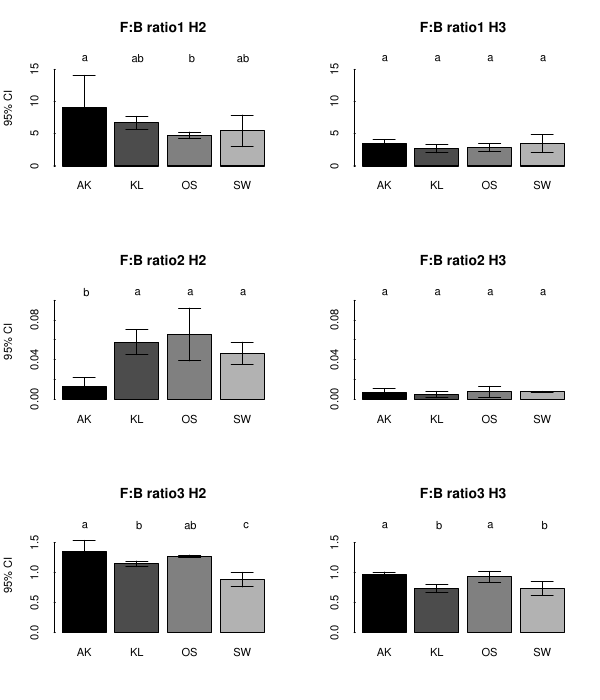

This figure's R source:
alldata$ratioF.B.1

pdf("plfa.pdf", width=6, height=)

par(mfrow=c(3,2), tck=0.02)

var<-alldata$ratioF.B.1
cond1<-alldata$Harvest=="II"
sep<-alldata$Litter
cond2<-alldata$Harvest=="II"
name<-"F:B ratio1 H2"
ylab=""

c3<-is.na(var)!=T
cond1<-cond1[c3]
cond2<-cond2[c3]
sep<-sep[c3]
var<-var[c3]


m<-tapply(var, list(sep, alldata$Harvest[c3]), mean)+tapply(var, list(sep, alldata$Harvest[c3]), function(x) CI(x, 0.04))
ylim<-max(m[,2:3])


      mean<-tapply(var[cond1], sep[cond2], mean)
      sds<-tapply(var[cond1], sep[cond2], sd)
      ci2<-CI2(sds, 5, 0.05)  

      height<-mean
      error<-ci2

      barplot2(height, ylim=c(0, ylim*1.2), plot.ci=TRUE, ci.u=height+error,ci.l=height-error, names.arg=typlev, 
      main=name, ylab=paste(ylab, "95% CI"), col=colscale, tck=0.01)
      aov<-aov(lm(var[cond1] ~ sep[cond2]))
      hsd<-HSD.test(aov, "sep[cond2]")
      gr<-hsd$M[order(hsd$trt)]
      text(((0:3)+.6)*1.2, ylim*1.15, gr)



cond1<-alldata$Harvest=="III"
cond2<-alldata$Harvest=="III"
cond1<-cond1[c3]
cond2<-cond2[c3]
name<-"F:B ratio1 H3"

      mean<-tapply(var[cond1], sep[cond2], mean)
      sds<-tapply(var[cond1], sep[cond2], sd)
      ci2<-CI2(sds, 5, 0.05) 

      height<-mean
      error<-ci2

      height

      barplot2(height, ylim=c(0, ylim*1.2), plot.ci=TRUE, ci.u=height+error,ci.l=height-error, names.arg=typlev, 
      main=name, ylab="", col=colscale, tck=0.01)
      aov<-aov(lm(var[cond1] ~ sep[cond2]))
      hsd<-HSD.test(aov, "sep[cond2]")
      gr<-hsd$M[order(hsd$trt)]
      text(((0:3)+.6)*1.2, ylim*1.15, gr)

var<-alldata$ratioF.B.2
cond1<-alldata$Harvest=="II"
sep<-alldata$Litter
cond2<-alldata$Harvest=="II"
name<-"F:B ratio2 H2"
ylab=""

c3<-is.na(var)!=T
cond1<-cond1[c3]
cond2<-cond2[c3]
sep<-sep[c3]
var<-var[c3]


m<-tapply(var, list(sep, alldata$Harvest[c3]), mean)+tapply(var, list(sep, alldata$Harvest[c3]), function(x) CI(x, 0.04))
ylim<-max(m[,2:3])


      mean<-tapply(var[cond1], sep[cond2], mean)
      sds<-tapply(var[cond1], sep[cond2], sd)
      ci2<-CI2(sds, 5, 0.05)  

      height<-mean
      error<-ci2

      barplot2(height, ylim=c(0, ylim*1.2), plot.ci=TRUE, ci.u=height+error,ci.l=height-error, names.arg=typlev, 
      main=name, ylab=paste(ylab, "95% CI"), col=colscale, tck=0.01)
      aov<-aov(lm(var[cond1] ~ sep[cond2]))
      hsd<-HSD.test(aov, "sep[cond2]")
      gr<-hsd$M[order(hsd$trt)]
      text(((0:3)+.6)*1.2, ylim*1.15, gr)

cond1<-alldata$Harvest=="III"
cond2<-alldata$Harvest=="III"
cond1<-cond1[c3]
cond2<-cond2[c3]
name<-"F:B ratio2 H3"

      mean<-tapply(var[cond1], sep[cond2], mean)
      sds<-tapply(var[cond1], sep[cond2], sd)
      ci2<-CI2(sds, 5, 0.05) 

      height<-mean
      error<-ci2

      barplot2(height, ylim=c(0, ylim*1.2), plot.ci=TRUE, ci.u=height+error,ci.l=height-error, names.arg=typlev, 
      main=name, ylab="", col=colscale, tck=0.01)
      aov<-aov(lm(var[cond1] ~ sep[cond2]))
      hsd<-HSD.test(aov, "sep[cond2]")
      gr<-hsd$M[order(hsd$trt)]
      text(((0:3)+.6)*1.2, ylim*1.15, gr)

var<-alldata$ratioF.B.3
cond1<-alldata$Harvest=="II"
sep<-alldata$Litter
cond2<-alldata$Harvest=="II"
name<-"F:B ratio3 H2"

c3<-is.na(var)!=T
cond1<-cond1[c3]
cond2<-cond2[c3]
sep<-sep[c3]
var<-var[c3]
var
sep
c3
cond2

m<-tapply(var, list(sep, alldata$Harvest[c3]), mean)+tapply(var, list(sep, alldata$Harvest[c3]), function(x) CI(x, 0.04))
ylim<-max(m[,2:3])


      mean<-tapply(var[cond1], sep[cond2], mean)
      sds<-tapply(var[cond1], sep[cond2], sd)
      ci2<-CI2(sds, 5, 0.05)  

      height<-mean
      error<-ci2

      barplot2(height, ylim=c(0, ylim*1.2), plot.ci=TRUE, ci.u=height+error,ci.l=height-error, names.arg=typlev, 
      main=name, ylab=paste(ylab, "95% CI"), col=colscale, tck=0.01)
      aov<-aov(lm(var[cond1] ~ sep[cond2]))
      hsd<-HSD.test(aov, "sep[cond2]")
      gr<-hsd$M[order(hsd$trt)]
      text(((0:3)+.6)*1.2, ylim*1.15, gr)


cond1<-alldata$Harvest=="III"
cond2<-alldata$Harvest=="III"
cond1<-cond1[c3]
cond2<-cond2[c3]

name<-"F:B ratio3 H3"

      mean<-tapply(var[cond1], sep[cond2], mean)
      sds<-tapply(var[cond1], sep[cond2], sd)
      ci2<-CI2(sds, 5, 0.05) 

      height<-mean
      error<-ci2

      barplot2(height, ylim=c(0, ylim*1.2), plot.ci=TRUE, ci.u=height+error,ci.l=height-error, names.arg=typlev, 
      main=name, ylab="", col=colscale, tck=0.01)
      aov<-aov(lm(var[cond1] ~ sep[cond2]))
      hsd<-HSD.test(aov, "sep[cond2]")
      gr<-hsd$M[order(hsd$trt)]
      text(((0:3)+.6)*1.2, ylim*1.15, gr)

dev.off()